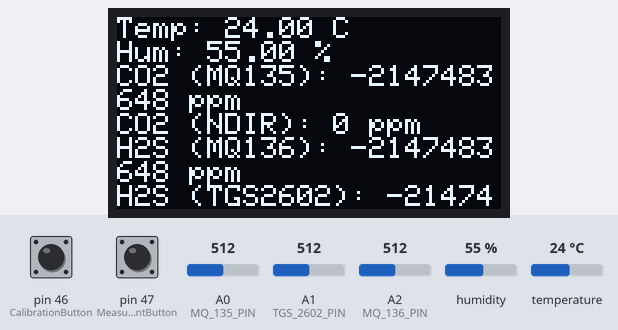
Bench run of a sketch on a simulated Arduino Mega 2560, built with avr-gcc and run on an emulated ATmega2560. Parts: 128×64 one-colour display. The test bench sets the inputs (shaded band); at power-on: pin 47 (MeasurementButton) HIGH, pin 46 (CalibrationButton) HIGH, A0 (MQ_135_PIN) = 512, A1 (TGS_2602_PIN) = 512, A2 (MQ_136_PIN) = 512, humidity 55 %, temperature 24 °C. The local clock reads 2024-03-15 10:24:30 at power-on unless the sketch sets it; storage starts empty; what the sketch prints to the serial monitor is not drawn.

6.3 s: pin 47 (MeasurementButton) pulled LOW for 0.15 s
Above: at 8.3 s.
Timing chart, 0 to 9.8 s (numbered marks = the images above; inputs shaded):
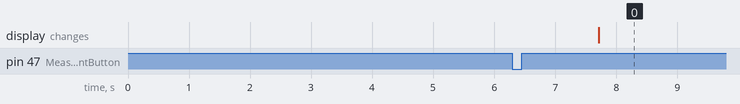

The sketch:

gas-v2.1.ino
```cpp
#include "DHT.h"
#include <SD.h>
#include <Wire.h>
#include <RTClib.h>
#include <SPI.h>
#include <Adafruit_GFX.h>
#include <Adafruit_SSD1306.h>
#include <EEPROM.h>

// Constants
#define DHT11_PIN 48
#define PIN_SPI_CS 53
#define CalibrationButton 46
#define MeasurementButton 47

#define MQ_135_PIN PIN_A0
#define MQ_136_PIN PIN_A2
#define TGS_2602_PIN PIN_A1
#define NDIR_PIN PIN_A3

#define RL_MQ_135 1000
#define RL_MQ_136 1000
#define RL_TGS_2602 4700

#define CO2_MQ135 1
#define H2S_MQ136 2
#define H2S_TGS2602 3

#define SCREEN_WIDTH 128
#define SCREEN_HEIGHT 64
#define SCREEN_ADDRESS 0x3C

#define CALIBARAION_SAMPLE_TIMES 50
#define CALIBRATION_SAMPLE_INTERVAL 500
#define READ_SAMPLE_INTERVAL 50
#define READ_SAMPLE_TIMES 5

// Sensor Calibration Factors
const float RO_MQ_135_CLEAN_AIR_FACTOR = 3.55;
const float RO_MQ_136_CLEAN_AIR_FACTOR = 3.55;
const float RO_TGS_2602_CLEAN_AIR_FACTOR = 1.0;

// Sensor Curves
const float CO2CurveMQ135[2] = {-2.85, 2.0451};
const float H2SCurveMQ136[2] = {-3.5, 1.547};
const float H2SCurveTGS2602[2] = {-2.7245, -1.1293};

const float MQ135TempHumCurve33[3] = {0.0004, -0.0261, 1.3869};
const float MQ135TempHumCurve85[3] = {0.0003, -0.023, 1.2528};
const float MQ136TempHumCurve33[3] = {0.0004, -0.0261, 1.3869};
const float MQ136TempHumCurve85[3] = {0.0003, -0.023, 1.2528};
const float TGS2602TempHumCurve40[3] = {0.0002, -0.0349, 1.5619};
const float TGS2602TempHumCurve65[3] = {0.0002, -0.0373, 1.6632};
const float TGS2602TempHumCurve85[3] = {0.0003, -0.0443, 1.8361};

// Global Variables
DHT dht11(DHT11_PIN, DHT11);
RTC_DS3231 rtc;
Adafruit_SSD1306 display(SCREEN_WIDTH, SCREEN_HEIGHT, &Wire, -1);
File myFile;
char filename[13];

float Ro_MQ_135 = 0;
float Ro_MQ_136 = 0;
float Ro_TGS_2602 = 0;

bool isCalibrating = false;
bool isMeasuring = false;

void setup()
{
    Serial.begin(9600);
    dht11.begin();
    initializeRTC();
    initializeDisplay();
    initializePins();
    loadCalibrationValues();
    delay(5000);
}

void loop()
{
    if (digitalRead(CalibrationButton) == LOW && !isCalibrating)
    {
        isCalibrating = true;
        calibrateSensors();
        isCalibrating = false;
    }

    if (digitalRead(MeasurementButton) == LOW && !isMeasuring)
    {
        isMeasuring = true;
        measureAndLog();
        isMeasuring = false;
    }

    delay(100); // Debounce delay
}

void initializeRTC()
{
    if (!rtc.begin())
    {
        Serial.println("Couldn't find RTC");
    }

    if (rtc.lostPower())
    {
        Serial.println("RTC lost power, let's set the time!");
        rtc.adjust(DateTime(F(__DATE__), F(__TIME__)));
    }
}

void initializeDisplay()
{
    if (!display.begin(SSD1306_SWITCHCAPVCC, SCREEN_ADDRESS))
    {
        Serial.println(F("SSD1306 allocation failed"));
    }
    display.clearDisplay();
    Serial.println("Display initialized");
}

void initializePins()
{
    analogReference(DEFAULT);
    pinMode(MQ_135_PIN, INPUT);
    pinMode(MQ_136_PIN, INPUT);
    pinMode(CalibrationButton, INPUT_PULLUP);
    pinMode(MeasurementButton, INPUT_PULLUP);
}

void loadCalibrationValues()
{
    EEPROM.get(0, Ro_MQ_135);
    EEPROM.get(sizeof(float), Ro_MQ_136);
    EEPROM.get(2 * sizeof(float), Ro_TGS_2602);

    if (Ro_MQ_135 == 0 || Ro_MQ_136 == 0 || Ro_TGS_2602 == 0)
    {
        calibrateSensors();
    }

    printCalibrationValues();
}

void printCalibrationValues()
{
    Serial.print("Ro MQ135=");
    Serial.print(Ro_MQ_135 / RL_MQ_135);
    Serial.println("kohm");

    Serial.print("Ro MQ136=");
    Serial.print(Ro_MQ_136 / RL_MQ_136);
    Serial.println("kohm");

    Serial.print("Ro TGS2602=");
    Serial.print(Ro_TGS_2602 / RL_TGS_2602);
    Serial.println("kohm");
}

void calibrateSensors()
{
    Ro_MQ_135 = calibrateSensor(MQ_135_PIN, RO_MQ_135_CLEAN_AIR_FACTOR, RL_MQ_135, "MQ135");
    EEPROM.put(0, Ro_MQ_135);

    Ro_MQ_136 = calibrateSensor(MQ_136_PIN, RO_MQ_136_CLEAN_AIR_FACTOR, RL_MQ_136, "MQ136");
    EEPROM.put(sizeof(float), Ro_MQ_136);

    Ro_TGS_2602 = calibrateSensor(TGS_2602_PIN, RO_TGS_2602_CLEAN_AIR_FACTOR, RL_TGS_2602, "TGS2602");
    EEPROM.put(2 * sizeof(float), Ro_TGS_2602);

    Serial.println("Calibration is done...\n");
}

float calibrateSensor(int pin, float cleanAirFactor, int rlValue, const char *sensorName)
{
    float val = MQCalibration(pin, cleanAirFactor, rlValue);
    displayCalibrationResult(sensorName, val / rlValue);
    return val;
}

void displayCalibrationResult(const char *sensor, float value)
{
    display.clearDisplay();
    display.setCursor(0, 0);
    display.print(sensor);
    display.print(" Ro=");
    display.print(value);
    display.println(" kohm");
    display.display();
    delay(2000); // Display result for 2 seconds
}

void measureAndLog()
{
    if (Ro_MQ_135 == 0 || Ro_MQ_136 == 0 || Ro_TGS_2602 == 0)
    {
        Serial.println("Calibration values not found. Please calibrate first.");
        return;
    }

    float humi = dht11.readHumidity();
    float tempC = dht11.readTemperature();
    long ppmCo2Mq135 = MQ135GetPPM(tempC, humi);
    long ppmH2sMq136 = MQ136GetPPM(tempC, humi);
    long ppmH2sTgs2602 = TGS2602GetPPM(tempC, humi);
    long ppmco2ndir = readNDIRCO2(NDIR_PIN);

    logAndDisplayResults(tempC, humi, ppmCo2Mq135, ppmco2ndir, ppmH2sMq136, ppmH2sTgs2602);
}

void logAndDisplayResults(float tempC, float humi, long ppmCo2Mq135, long ppmco2ndir, long ppmH2sMq136, long ppmH2sTgs2602)
{
    Serial.print("Temperature: ");
    Serial.print(tempC);
    Serial.print(" C, Humidity: ");
    Serial.print(humi);
    Serial.print(" %, CO2 (MQ135): ");
    Serial.print(ppmCo2Mq135);
    Serial.print(" ppm, CO2 (NDIR): ");
    Serial.print(ppmco2ndir);
    Serial.print(" ppm, H2S (MQ136): ");
    Serial.print(ppmH2sMq136);
    Serial.print(" ppm, H2S (TGS2602): ");
    Serial.print(ppmH2sTgs2602);
    Serial.println(" ppm");

    if (SD.begin(PIN_SPI_CS))
    {
        DateTime now = rtc.now();
        snprintf(filename, sizeof(filename), "%02d%02d%02d%02d.txt", now.month(), now.day(), now.year() % 100, now.hour());
        myFile = SD.open(filename, FILE_WRITE);
        if (myFile)
        {
            myFile.print("Start Measure Time: ");
            myFile.print(now.timestamp());
            myFile.println();
            myFile.print("Temperature: ");
            myFile.print(tempC);
            myFile.print(" C, Humidity: ");
            myFile.print(humi);
            myFile.print(" %, CO2 (MQ135): ");
            myFile.print(ppmCo2Mq135);
            myFile.print(" ppm, CO2 (NDIR): ");
            myFile.print(ppmco2ndir);
            myFile.print(" ppm, H2S (MQ136): ");
            myFile.print(ppmH2sMq136);
            myFile.print(" ppm, H2S (TGS2602): ");
            myFile.print(ppmH2sTgs2602);
            myFile.println(" ppm");
            myFile.close();
        }
    }

    display.clearDisplay();
    display.setCursor(0, 0);
    display.print("Temp: ");
    display.print(tempC);
    display.print(" C\nHum: ");
    display.print(humi);
    display.print(" %\nCO2 (MQ135): ");
    display.print(ppmCo2Mq135);
    display.print(" ppm\nCO2 (NDIR): ");
    display.print(ppmco2ndir);
    display.print(" ppm\nH2S (MQ136): ");
    display.print(ppmH2sMq136);
    display.print(" ppm\nH2S (TGS2602): ");
    display.print(ppmH2sTgs2602);
    display.print(" ppm");
    display.display();
    delay(3000); // Display result for 3 seconds
}

float MQ135GetPPM(float x, float H)
{
    return getPPM(MQ_135_PIN, RL_MQ_135, Ro_MQ_135, x, H, MQ135TempHumCurve33, MQ135TempHumCurve85, CO2_MQ135, NULL);
}

float MQ136GetPPM(float x, float H)
{
    return getPPM(MQ_136_PIN, RL_MQ_136, Ro_MQ_136, x, H, MQ136TempHumCurve33, MQ136TempHumCurve85, H2S_MQ136, NULL);
}

float TGS2602GetPPM(float x, float H)
{
    return getPPM(TGS_2602_PIN, RL_TGS_2602, Ro_TGS_2602, x, H, TGS2602TempHumCurve40, TGS2602TempHumCurve85, H2S_TGS2602, TGS2602TempHumCurve85);
}

float getPPM(int pin, int rlValue, float ro, float x, float H, const float *curve33, const float *curve85, int gasId, const float *curve65)
{
    float rs = MQRead(pin, rlValue);
    float rs_ro = rs / ro;
    float rs_ro_corr = RsRoCorrection(x, H, curve33, curve85);

    if (curve65 != NULL)
    {
        rs_ro_corr = RsRoCorrection3Curve(x, H, curve33, curve65, curve85);
    }

    Serial.print("Sensor rs_ro before correction: ");
    Serial.println(rs_ro);
    logToSD("Sensor rs_ro before correction: ", rs_ro);

    Serial.print("Sensor rs_ro_corr: ");
    Serial.println(rs_ro_corr);
    logToSD("Sensor rs_ro_corr: ", rs_ro_corr);

    rs_ro = rs_ro / rs_ro_corr;

    Serial.print("Sensor rs_ro after correction: ");
    Serial.println(rs_ro);
    logToSD("Sensor rs_ro after correction: ", rs_ro);

    return MQGetGasPercentage(rs_ro, gasId);
}

float MQResistanceCalculation(int raw_adc, float rl_value)
{
    return ((rl_value * (1023 - raw_adc) / raw_adc));
}

float MQCalibration(int mq_pin, float ro_clean_air_factor, float rl_value)
{
    float val = 0;
    for (int i = 0; i < CALIBARAION_SAMPLE_TIMES; i++)
    {
        val += MQResistanceCalculation(analogRead(mq_pin), rl_value);
        delay(CALIBRATION_SAMPLE_INTERVAL);
    }
    val = val / CALIBARAION_SAMPLE_TIMES;
    val = val / ro_clean_air_factor;
    return val;
}

float MQRead(int mq_pin, float rl_value)
{
    float rs = 0;
    for (int i = 0; i < READ_SAMPLE_TIMES; i++)
    {
        rs += MQResistanceCalculation(analogRead(mq_pin), rl_value);
        delay(READ_SAMPLE_INTERVAL);
    }
    return rs / READ_SAMPLE_TIMES;
}

float MQGetPercentage(float rs_ro_ratio, const float *pcurve)
{
    return pow(10, (pcurve[0] * log10(rs_ro_ratio) + pcurve[1]));
}

float MQGetGasPercentage(float rs_ro_ratio, int gas_id)
{
    switch (gas_id)
    {
    case CO2_MQ135:
        return MQGetPercentage(rs_ro_ratio, CO2CurveMQ135);
    case H2S_MQ136:
        return MQGetPercentage(rs_ro_ratio, H2SCurveMQ136);
    case H2S_TGS2602:
        return MQGetPercentage(rs_ro_ratio, H2SCurveTGS2602);
    default:
        return 0;
    }
}

float RsRoCorrection(float x, float H, const float *curve33, const float *curve85)
{
    float a1 = curve33[0], b1 = curve33[1], c1 = curve33[2];
    float a2 = curve85[0], b2 = curve85[1], c2 = curve85[2];

    float a = a1 + (a2 - a1) * (H - 33) / (85 - 33);
    float b = b1 + (b2 - b1) * (H - 33) / (85 - 33);
    float c = c1 + (c2 - c1) * (H - 33) / (85 - 33);

    return a * x * x + b * x + c;
}

float RsRoCorrection3Curve(float x, float H, const float *curve40, const float *curve65, const float *curve85)
{
    float a1 = curve40[0], b1 = curve40[1], c1 = curve40[2];
    float a2 = curve65[0], b2 = curve65[1], c2 = curve65[2];
    float a3 = curve85[0], b3 = curve85[1], c3 = curve85[2];

    float a, b, c;
    if (H <= 65)
    {
        a = a1 + (a2 - a1) * (H - 40) / (65 - 40);
        b = b1 + (b2 - b1) * (H - 40) / (65 - 40);
        c = c1 + (c2 - c1) * (H - 40) / (65 - 40);
    }
    else
    {
        a = a2 + (a3 - a2) * (H - 65) / (85 - 65);
        b = b2 + (b3 - b2) * (H - 65) / (85 - 65);
        c = c2 + (c3 - c2) * (H - 65) / (85 - 65);
    }

    return a * x * x + b * x + c;
}

long readNDIRCO2(int sensorIn)
{
    long ppmco2 = 0;
    int sensorValue = analogRead(sensorIn);
    float voltage = sensorValue * (5000.0 / 1023.0);

    Serial.print("NDIR Sensor: ");
    Serial.println(sensorValue);
    logToSD("NDIR Sensor: ", sensorValue);

    Serial.print("NDIR Voltage: ");
    Serial.println(voltage);
    logToSD("NDIR Voltage: ", voltage);

    if (voltage == 0)
    {
        Serial.println("NDIR Fault");
        logToSD("NDIR Fault");
    }
    else if (voltage < 400)
    {
        Serial.println("NDIR Preheating");
        logToSD("NDIR Preheating");
    }
    else if (voltage > 2000)
    {
        Serial.println("NDIR Exceeding measurement range");
        logToSD("NDIR Exceeding measurement range");
    }
    else
    {
        int voltage_difference = voltage - 400;
        float concentration = voltage_difference * 50.0 / 16.0;
        Serial.print("NDIR Voltage: ");
        Serial.print(voltage);
        Serial.println(" mv");
        logToSD("NDIR Voltage: ", voltage);

        ppmco2 = (long)concentration;
    }

    return ppmco2;
}

void logToSD(const char *message, float value)
{
    if (SD.begin(PIN_SPI_CS))
    {
        DateTime now = rtc.now();
        snprintf(filename, sizeof(filename), "%02d%02d%02d%02d.txt", now.month(), now.day(), now.year() % 100, now.hour());
        myFile = SD.open(filename, FILE_WRITE);
        if (myFile)
        {
            myFile.print(now.timestamp());
            myFile.print(" - ");
            myFile.print(message);
            myFile.println(value);
            myFile.close();
        }
    }
}

void logToSD(const char *message)
{
    if (SD.begin(PIN_SPI_CS))
    {
        DateTime now = rtc.now();
        snprintf(filename, sizeof(filename), "%02d%02d%02d%02d.txt", now.month(), now.day(), now.year() % 100, now.hour());
        myFile = SD.open(filename, FILE_WRITE);
        if (myFile)
        {
            myFile.print(now.timestamp());
            myFile.print(" - ");
            myFile.println(message);
            myFile.close();
        }
    }
}
```

Measured:
- after the input at 6.3 s, the display: changes after 1.4 s (image 0)
